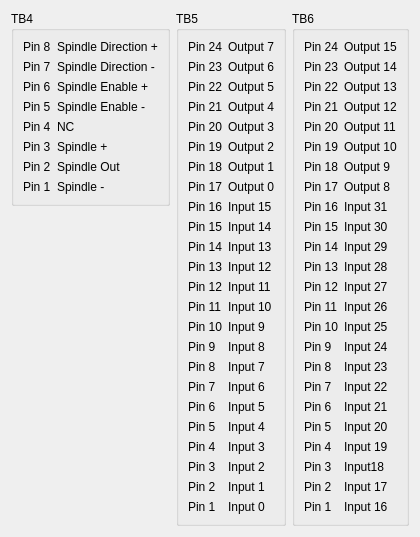
          <widget class="QWidget" name="tab">
           <attribute name="title">
            <string>Terminals 4-6</string>
           </attribute>
           <layout class="QGridLayout" name="gridLayout_55">
            <item row="0" column="0">
             <widget class="QGroupBox" name="gridGroupBox_5">
              <property name="title">
               <string>TB4</string>
              </property>
              <layout class="QGridLayout" name="gridLayout_52">
               <item row="0" column="0">
                <widget class="QLabel" name="label_444">
                 <property name="text">
                  <string>Pin 8</string>
                 </property>
                </widget>
               </item>
               <item row="2" column="1">
                <widget class="QLabel" name="label_473">
                 <property name="text">
                  <string>Spindle Enable +</string>
                 </property>
                </widget>
               </item>
               <item row="4" column="1">
                <widget class="QLabel" name="label_475">
                 <property name="text">
                  <string>NC</string>
                 </property>
                </widget>
               </item>
               <item row="3" column="1">
                <widget class="QLabel" name="label_474">
                 <property name="text">
                  <string>Spindle Enable -</string>
                 </property>
                </widget>
               </item>
               <item row="5" column="1">
                <widget class="QLabel" name="label_476">
                 <property name="text">
                  <string>Spindle +</string>
                 </property>
                </widget>
               </item>
               <item row="6" column="1">
                <widget class="QLabel" name="label_477">
                 <property name="text">
                  <string>Spindle Out</string>
                 </property>
                </widget>
               </item>
               <item row="1" column="0">
                <widget class="QLabel" name="label_450">
                 <property name="text">
                  <string>Pin 7</string>
                 </property>
                </widget>
               </item>
               <item row="2" column="0">
                <widget class="QLabel" name="label_451">
                 <property name="text">
                  <string>Pin 6</string>
                 </property>
                </widget>
               </item>
               <item row="3" column="0">
                <widget class="QLabel" name="label_452">
                 <property name="text">
                  <string>Pin 5</string>
                 </property>
                </widget>
               </item>
               <item row="4" column="0">
                <widget class="QLabel" name="label_453">
                 <property name="text">
                  <string>Pin 4</string>
                 </property>
                </widget>
               </item>
               <item row="6" column="0">
                <widget class="QLabel" name="label_455">
                 <property name="text">
                  <string>Pin 2</string>
                 </property>
                </widget>
               </item>
               <item row="5" column="0">
                <widget class="QLabel" name="label_454">
                 <property name="text">
                  <string>Pin 3</string>
                 </property>
                </widget>
               </item>
               <item row="7" column="0">
                <widget class="QLabel" name="label_456">
                 <property name="text">
                  <string>Pin 1</string>
                 </property>
                </widget>
               </item>
               <item row="1" column="1">
                <widget class="QLabel" name="label_472">
                 <property name="text">
                  <string>Spindle Direction -</string>
                 </property>
                </widget>
               </item>
               <item row="0" column="1">
                <widget class="QLabel" name="label_471">
                 <property name="text">
                  <string>Spindle Direction +</string>
                 </property>
                </widget>
               </item>
               <item row="7" column="1">
                <widget class="QLabel" name="label_478">
                 <property name="text">
                  <string>Spindle -</string>
                 </property>
                </widget>
               </item>
              </layout>
             </widget>
            </item>
            <item row="1" column="0">
             <spacer name="verticalSpacer">
              <property name="orientation">
               <enum>Qt::Vertical</enum>
              </property>
              <property name="sizeHint" stdset="0">
               <size>
                <width>20</width>
                <height>40</height>
               </size>
              </property>
             </spacer>
            </item>
            <item row="0" column="1" rowspan="2">
             <widget class="QGroupBox" name="gridGroupBox_6">
              <property name="title">
               <string>TB5</string>
              </property>
              <layout class="QGridLayout" name="gridLayout_53">
               <item row="2" column="0">
                <widget class="QLabel" name="label_435">
                 <property name="text">
                  <string>Pin 22</string>
                 </property>
                </widget>
               </item>
               <item row="0" column="0">
                <widget class="QLabel" name="label_436">
                 <property name="text">
                  <string>Pin 24</string>
                 </property>
                </widget>
               </item>
               <item row="8" column="0">
                <widget class="QLabel" name="label_437">
                 <property name="text">
                  <string>Pin 16</string>
                 </property>
                </widget>
               </item>
               <item row="5" column="0">
                <widget class="QLabel" name="label_438">
                 <property name="text">
                  <string>Pin 19</string>
                 </property>
                </widget>
               </item>
               <item row="15" column="0">
                <widget class="QLabel" name="label_439">
                 <property name="text">
                  <string>Pin 9</string>
                 </property>
                </widget>
               </item>
               <item row="4" column="0">
                <widget class="QLabel" name="label_440">
                 <property name="text">
                  <string>Pin 20</string>
                 </property>
                </widget>
               </item>
               <item row="11" column="0">
                <widget class="QLabel" name="label_441">
                 <property name="text">
                  <string>Pin 13</string>
                 </property>
                </widget>
               </item>
               <item row="9" column="0">
                <widget class="QLabel" name="label_442">
                 <property name="text">
                  <string>Pin 15</string>
                 </property>
                </widget>
               </item>
               <item row="13" column="0">
                <widget class="QLabel" name="label_443">
                 <property name="text">
                  <string>Pin 11</string>
                 </property>
                </widget>
               </item>
               <item row="16" column="0">
                <widget class="QLabel" name="label_445">
                 <property name="text">
                  <string>Pin 8</string>
                 </property>
                </widget>
               </item>
               <item row="6" column="0">
                <widget class="QLabel" name="label_446">
                 <property name="text">
                  <string>Pin 18</string>
                 </property>
                </widget>
               </item>
               <item row="12" column="0">
                <widget class="QLabel" name="label_447">
                 <property name="text">
                  <string>Pin 12</string>
                 </property>
                </widget>
               </item>
               <item row="1" column="0">
                <widget class="QLabel" name="label_448">
                 <property name="text">
                  <string>Pin 23</string>
                 </property>
                </widget>
               </item>
               <item row="10" column="0">
                <widget class="QLabel" name="label_449">
                 <property name="text">
                  <string>Pin 14</string>
                 </property>
                </widget>
               </item>
               <item row="3" column="0">
                <widget class="QLabel" name="label_457">
                 <property name="text">
                  <string>Pin 21</string>
                 </property>
                </widget>
               </item>
               <item row="17" column="0">
                <widget class="QLabel" name="label_458">
                 <property name="text">
                  <string>Pin 7</string>
                 </property>
                </widget>
               </item>
               <item row="18" column="0">
                <widget class="QLabel" name="label_459">
                 <property name="text">
                  <string>Pin 6</string>
                 </property>
                </widget>
               </item>
               <item row="19" column="0">
                <widget class="QLabel" name="label_460">
                 <property name="text">
                  <string>Pin 5</string>
                 </property>
                </widget>
               </item>
               <item row="20" column="0">
                <widget class="QLabel" name="label_461">
                 <property name="text">
                  <string>Pin 4</string>
                 </property>
                </widget>
               </item>
               <item row="21" column="0">
                <widget class="QLabel" name="label_462">
                 <property name="text">
                  <string>Pin 3</string>
                 </property>
                </widget>
               </item>
               <item row="22" column="0">
                <widget class="QLabel" name="label_463">
                 <property name="text">
                  <string>Pin 2</string>
                 </property>
                </widget>
               </item>
               <item row="23" column="0">
                <widget class="QLabel" name="label_464">
                 <property name="text">
                  <string>Pin 1</string>
                 </property>
                </widget>
               </item>
               <item row="14" column="0">
                <widget class="QLabel" name="label_465">
                 <property name="text">
                  <string>Pin 10</string>
                 </property>
                </widget>
               </item>
               <item row="7" column="0">
                <widget class="QLabel" name="label_466">
                 <property name="text">
                  <string>Pin 17</string>
                 </property>
                </widget>
               </item>
               <item row="0" column="1">
                <widget class="QLabel" name="label_467">
                 <property name="text">
                  <string>Output 7</string>
                 </property>
                </widget>
               </item>
               <item row="1" column="1">
                <widget class="QLabel" name="label_468">
                 <property name="text">
                  <string>Output 6</string>
                 </property>
                </widget>
               </item>
               <item row="2" column="1">
                <widget class="QLabel" name="label_469">
                 <property name="text">
                  <string>Output 5</string>
                 </property>
                </widget>
               </item>
               <item row="3" column="1">
                <widget class="QLabel" name="label_470">
                 <property name="text">
                  <string>Output 4</string>
                 </property>
                </widget>
               </item>
               <item row="4" column="1">
                <widget class="QLabel" name="label_479">
                 <property name="text">
                  <string>Output 3</string>
                 </property>
                </widget>
               </item>
               <item row="5" column="1">
                <widget class="QLabel" name="label_480">
                 <property name="text">
                  <string>Output 2</string>
                 </property>
                </widget>
               </item>
               <item row="6" column="1">
                <widget class="QLabel" name="label_481">
                 <property name="text">
                  <string>Output 1</string>
                 </property>
                </widget>
               </item>
               <item row="7" column="1">
                <widget class="QLabel" name="label_482">
                 <property name="text">
                  <string>Output 0</string>
                 </property>
                </widget>
               </item>
               <item row="8" column="1">
                <widget class="QLabel" name="label_483">
                 <property name="text">
                  <string>Input 15</string>
                 </property>
                </widget>
               </item>
               <item row="9" column="1">
                <widget class="QLabel" name="label_484">
                 <property name="text">
                  <string>Input 14</string>
                 </property>
                </widget>
               </item>
               <item row="10" column="1">
                <widget class="QLabel" name="label_485">
                 <property name="text">
                  <string>Input 13</string>
                 </property>
                </widget>
               </item>
               <item row="11" column="1">
                <widget class="QLabel" name="label_486">
                 <property name="text">
                  <string>Input 12</string>
                 </property>
                </widget>
               </item>
               <item row="12" column="1">
                <widget class="QLabel" name="label_487">
                 <property name="text">
                  <string>Input 11</string>
                 </property>
                </widget>
               </item>
               <item row="13" column="1">
                <widget class="QLabel" name="label_488">
                 <property name="text">
                  <string>Input 10</string>
                 </property>
                </widget>
               </item>
               <item row="14" column="1">
                <widget class="QLabel" name="label_489">
                 <property name="text">
                  <string>Input 9</string>
                 </property>
                </widget>
               </item>
               <item row="15" column="1">
                <widget class="QLabel" name="label_490">
                 <property name="text">
                  <string>Input 8</string>
                 </property>
                </widget>
               </item>
               <item row="16" column="1">
                <widget class="QLabel" name="label_491">
                 <property name="text">
                  <string>Input 7</string>
                 </property>
                </widget>
               </item>
               <item row="17" column="1">
                <widget class="QLabel" name="label_492">
                 <property name="text">
                  <string>Input 6</string>
                 </property>
                </widget>
               </item>
               <item row="18" column="1">
                <widget class="QLabel" name="label_493">
                 <property name="text">
                  <string>Input 5</string>
                 </property>
                </widget>
               </item>
               <item row="19" column="1">
                <widget class="QLabel" name="label_494">
                 <property name="text">
                  <string>Input 4</string>
                 </property>
                </widget>
               </item>
               <item row="20" column="1">
                <widget class="QLabel" name="label_495">
                 <property name="text">
                  <string>Input 3</string>
                 </property>
                </widget>
               </item>
               <item row="21" column="1">
                <widget class="QLabel" name="label_496">
                 <property name="text">
                  <string>Input 2</string>
                 </property>
                </widget>
               </item>
               <item row="22" column="1">
                <widget class="QLabel" name="label_497">
                 <property name="text">
                  <string>Input 1</string>
                 </property>
                </widget>
               </item>
               <item row="23" column="1">
                <widget class="QLabel" name="label_498">
                 <property name="text">
                  <string>Input 0</string>
                 </property>
                </widget>
               </item>
              </layout>
             </widget>
            </item>
            <item row="0" column="2" rowspan="2">
             <widget class="QGroupBox" name="gridGroupBox_7">
              <property name="title">
               <string>TB6</string>
              </property>
              <layout class="QGridLayout" name="gridLayout_54">
               <item row="2" column="0">
                <widget class="QLabel" name="label_499">
                 <property name="text">
                  <string>Pin 22</string>
                 </property>
                </widget>
               </item>
               <item row="0" column="0">
                <widget class="QLabel" name="label_500">
                 <property name="text">
                  <string>Pin 24</string>
                 </property>
                </widget>
               </item>
               <item row="8" column="0">
                <widget class="QLabel" name="label_501">
                 <property name="text">
                  <string>Pin 16</string>
                 </property>
                </widget>
               </item>
               <item row="5" column="0">
                <widget class="QLabel" name="label_502">
                 <property name="text">
                  <string>Pin 19</string>
                 </property>
                </widget>
               </item>
               <item row="15" column="0">
                <widget class="QLabel" name="label_503">
                 <property name="text">
                  <string>Pin 9</string>
                 </property>
                </widget>
               </item>
               <item row="4" column="0">
                <widget class="QLabel" name="label_504">
                 <property name="text">
                  <string>Pin 20</string>
                 </property>
                </widget>
               </item>
               <item row="11" column="0">
                <widget class="QLabel" name="label_505">
                 <property name="text">
                  <string>Pin 13</string>
                 </property>
                </widget>
               </item>
               <item row="9" column="0">
                <widget class="QLabel" name="label_506">
                 <property name="text">
                  <string>Pin 15</string>
                 </property>
                </widget>
               </item>
               <item row="13" column="0">
                <widget class="QLabel" name="label_507">
                 <property name="text">
                  <string>Pin 11</string>
                 </property>
                </widget>
               </item>
               <item row="16" column="0">
                <widget class="QLabel" name="label_508">
                 <property name="text">
                  <string>Pin 8</string>
                 </property>
                </widget>
               </item>
               <item row="6" column="0">
                <widget class="QLabel" name="label_509">
                 <property name="text">
                  <string>Pin 18</string>
                 </property>
                </widget>
               </item>
               <item row="12" column="0">
                <widget class="QLabel" name="label_510">
                 <property name="text">
                  <string>Pin 12</string>
                 </property>
                </widget>
               </item>
               <item row="1" column="0">
                <widget class="QLabel" name="label_511">
                 <property name="text">
                  <string>Pin 23</string>
                 </property>
                </widget>
               </item>
               <item row="10" column="0">
                <widget class="QLabel" name="label_512">
                 <property name="text">
                  <string>Pin 14</string>
                 </property>
                </widget>
               </item>
               <item row="3" column="0">
                <widget class="QLabel" name="label_513">
                 <property name="text">
                  <string>Pin 21</string>
                 </property>
                </widget>
               </item>
               <item row="17" column="0">
                <widget class="QLabel" name="label_514">
                 <property name="text">
                  <string>Pin 7</string>
                 </property>
                </widget>
               </item>
               <item row="18" column="0">
                <widget class="QLabel" name="label_515">
                 <property name="text">
                  <string>Pin 6</string>
                 </property>
                </widget>
               </item>
               <item row="19" column="0">
                <widget class="QLabel" name="label_516">
                 <property name="text">
                  <string>Pin 5</string>
                 </property>
                </widget>
               </item>
               <item row="20" column="0">
                <widget class="QLabel" name="label_517">
                 <property name="text">
                  <string>Pin 4</string>
                 </property>
                </widget>
               </item>
               <item row="21" column="0">
                <widget class="QLabel" name="label_518">
                 <property name="text">
                  <string>Pin 3</string>
                 </property>
                </widget>
               </item>
               <item row="22" column="0">
                <widget class="QLabel" name="label_519">
                 <property name="text">
                  <string>Pin 2</string>
                 </property>
                </widget>
               </item>
               <item row="23" column="0">
                <widget class="QLabel" name="label_520">
                 <property name="text">
                  <string>Pin 1</string>
                 </property>
                </widget>
               </item>
               <item row="14" column="0">
                <widget class="QLabel" name="label_521">
                 <property name="text">
                  <string>Pin 10</string>
                 </property>
                </widget>
               </item>
               <item row="7" column="0">
                <widget class="QLabel" name="label_522">
                 <property name="text">
                  <string>Pin 17</string>
                 </property>
                </widget>
               </item>
               <item row="0" column="1">
                <widget class="QLabel" name="label_523">
                 <property name="text">
                  <string>Output 15</string>
                 </property>
                </widget>
               </item>
               <item row="1" column="1">
                <widget class="QLabel" name="label_524">
                 <property name="text">
                  <string>Output 14</string>
                 </property>
                </widget>
               </item>
               <item row="2" column="1">
                <widget class="QLabel" name="label_525">
                 <property name="text">
                  <string>Output 13</string>
                 </property>
                </widget>
               </item>
               <item row="3" column="1">
                <widget class="QLabel" name="label_526">
                 <property name="text">
                  <string>Output 12</string>
                 </property>
                </widget>
               </item>
               <item row="4" column="1">
                <widget class="QLabel" name="label_527">
                 <property name="text">
                  <string>Output 11</string>
                 </property>
                </widget>
               </item>
               <item row="5" column="1">
                <widget class="QLabel" name="label_528">
                 <property name="text">
                  <string>Output 10</string>
                 </property>
                </widget>
               </item>
               <item row="6" column="1">
                <widget class="QLabel" name="label_529">
                 <property name="text">
                  <string>Output 9</string>
                 </property>
                </widget>
               </item>
               <item row="7" column="1">
                <widget class="QLabel" name="label_530">
                 <property name="text">
                  <string>Output 8</string>
                 </property>
                </widget>
               </item>
               <item row="8" column="1">
                <widget class="QLabel" name="label_531">
                 <property name="text">
                  <string>Input 31</string>
                 </property>
                </widget>
               </item>
               <item row="9" column="1">
                <widget class="QLabel" name="label_532">
                 <property name="text">
                  <string>Input 30</string>
                 </property>
                </widget>
               </item>
               <item row="10" column="1">
                <widget class="QLabel" name="label_533">
                 <property name="text">
                  <string>Input 29</string>
                 </property>
                </widget>
               </item>
               <item row="11" column="1">
                <widget class="QLabel" name="label_534">
                 <property name="text">
                  <string>Input 28</string>
                 </property>
                </widget>
               </item>
               <item row="12" column="1">
                <widget class="QLabel" name="label_535">
                 <property name="text">
                  <string>Input 27</string>
                 </property>
                </widget>
               </item>
               <item row="13" column="1">
                <widget class="QLabel" name="label_536">
                 <property name="text">
                  <string>Input 26</string>
                 </property>
                </widget>
               </item>
               <item row="14" column="1">
                <widget class="QLabel" name="label_537">
                 <property name="text">
                  <string>Input 25</string>
                 </property>
                </widget>
               </item>
               <item row="15" column="1">
                <widget class="QLabel" name="label_538">
                 <property name="text">
                  <string>Input 24</string>
                 </property>
                </widget>
               </item>
               <item row="16" column="1">
                <widget class="QLabel" name="label_539">
                 <property name="text">
                  <string>Input 23</string>
                 </property>
                </widget>
               </item>
               <item row="17" column="1">
                <widget class="QLabel" name="label_540">
                 <property name="text">
                  <string>Input 22</string>
                 </property>
                </widget>
               </item>
               <item row="18" column="1">
                <widget class="QLabel" name="label_541">
                 <property name="text">
                  <string>Input 21</string>
                 </property>
                </widget>
               </item>
               <item row="19" column="1">
                <widget class="QLabel" name="label_542">
                 <property name="text">
                  <string>Input 20</string>
                 </property>
                </widget>
               </item>
               <item row="20" column="1">
                <widget class="QLabel" name="label_543">
                 <property name="text">
                  <string>Input 19</string>
                 </property>
                </widget>
               </item>
               <item row="21" column="1">
                <widget class="QLabel" name="label_544">
                 <property name="text">
                  <string>Input18</string>
                 </property>
                </widget>
               </item>
               <item row="22" column="1">
                <widget class="QLabel" name="label_545">
                 <property name="text">
                  <string>Input 17</string>
                 </property>
                </widget>
               </item>
               <item row="23" column="1">
                <widget class="QLabel" name="label_546">
                 <property name="text">
                  <string>Input 16</string>
                 </property>
                </widget>
               </item>
              </layout>
             </widget>
            </item>
           </layout>
          </widget>
